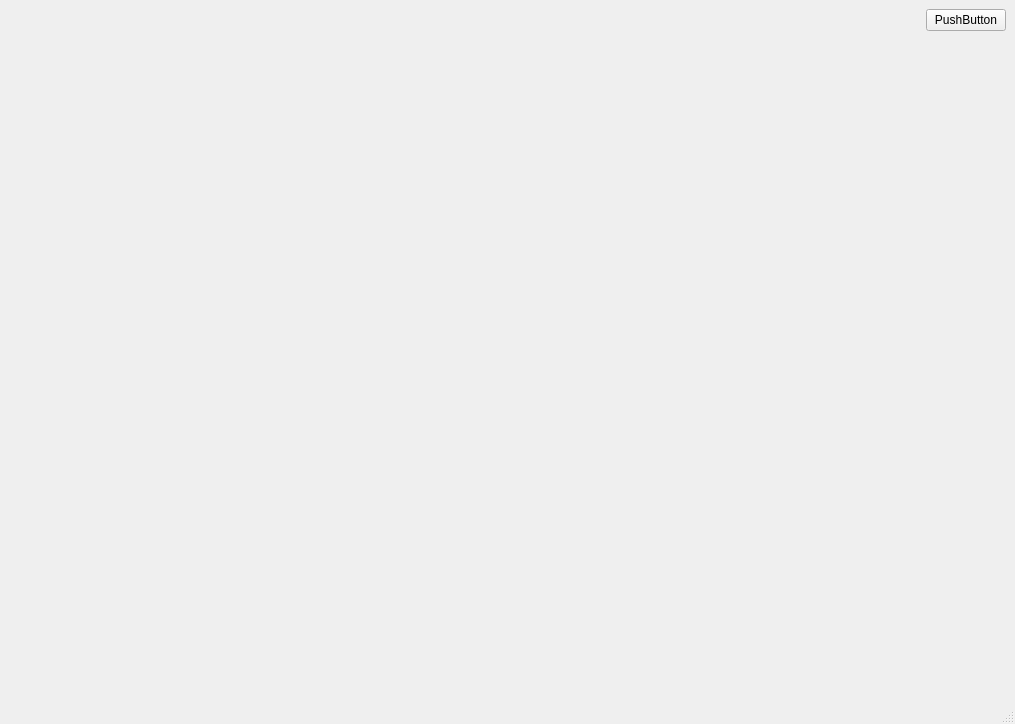
<?xml version="1.0" encoding="UTF-8"?>
<ui version="4.0">
 <class>MainWindow</class>
 <widget class="QMainWindow" name="MainWindow">
  <property name="geometry">
   <rect>
    <x>0</x>
    <y>0</y>
    <width>1015</width>
    <height>724</height>
   </rect>
  </property>
  <property name="windowTitle">
   <string>MainWindow</string>
  </property>
  <property name="unifiedTitleAndToolBarOnMac">
   <bool>true</bool>
  </property>
  <widget class="QWidget" name="centralwidget">
   <layout class="QVBoxLayout" name="verticalLayout">
    <item>
     <layout class="QHBoxLayout" name="horizontalLayout">
      <item>
       <spacer name="horizontalSpacer">
        <property name="orientation">
         <enum>Qt::Horizontal</enum>
        </property>
        <property name="sizeHint" stdset="0">
         <size>
          <width>40</width>
          <height>20</height>
         </size>
        </property>
       </spacer>
      </item>
      <item>
       <widget class="QPushButton" name="pushButton">
        <property name="text">
         <string>PushButton</string>
        </property>
       </widget>
      </item>
     </layout>
    </item>
    <item>
     <spacer name="verticalSpacer">
      <property name="orientation">
       <enum>Qt::Vertical</enum>
      </property>
      <property name="sizeHint" stdset="0">
       <size>
        <width>20</width>
        <height>40</height>
       </size>
      </property>
     </spacer>
    </item>
   </layout>
  </widget>
  <widget class="QMenuBar" name="menubar">
   <property name="geometry">
    <rect>
     <x>0</x>
     <y>0</y>
     <width>1015</width>
     <height>22</height>
    </rect>
   </property>
  </widget>
  <widget class="StatusBar" name="statusbar">
   <property name="maximumSize">
    <size>
     <width>16777215</width>
     <height>21</height>
    </size>
   </property>
   <property name="autoFillBackground">
    <bool>false</bool>
   </property>
  </widget>
 </widget>
 <customwidgets>
  <customwidget>
   <class>StatusBar</class>
   <extends>QStatusBar</extends>
   <header>statusbar.h</header>
  </customwidget>
 </customwidgets>
 <resources/>
 <connections/>
</ui>
